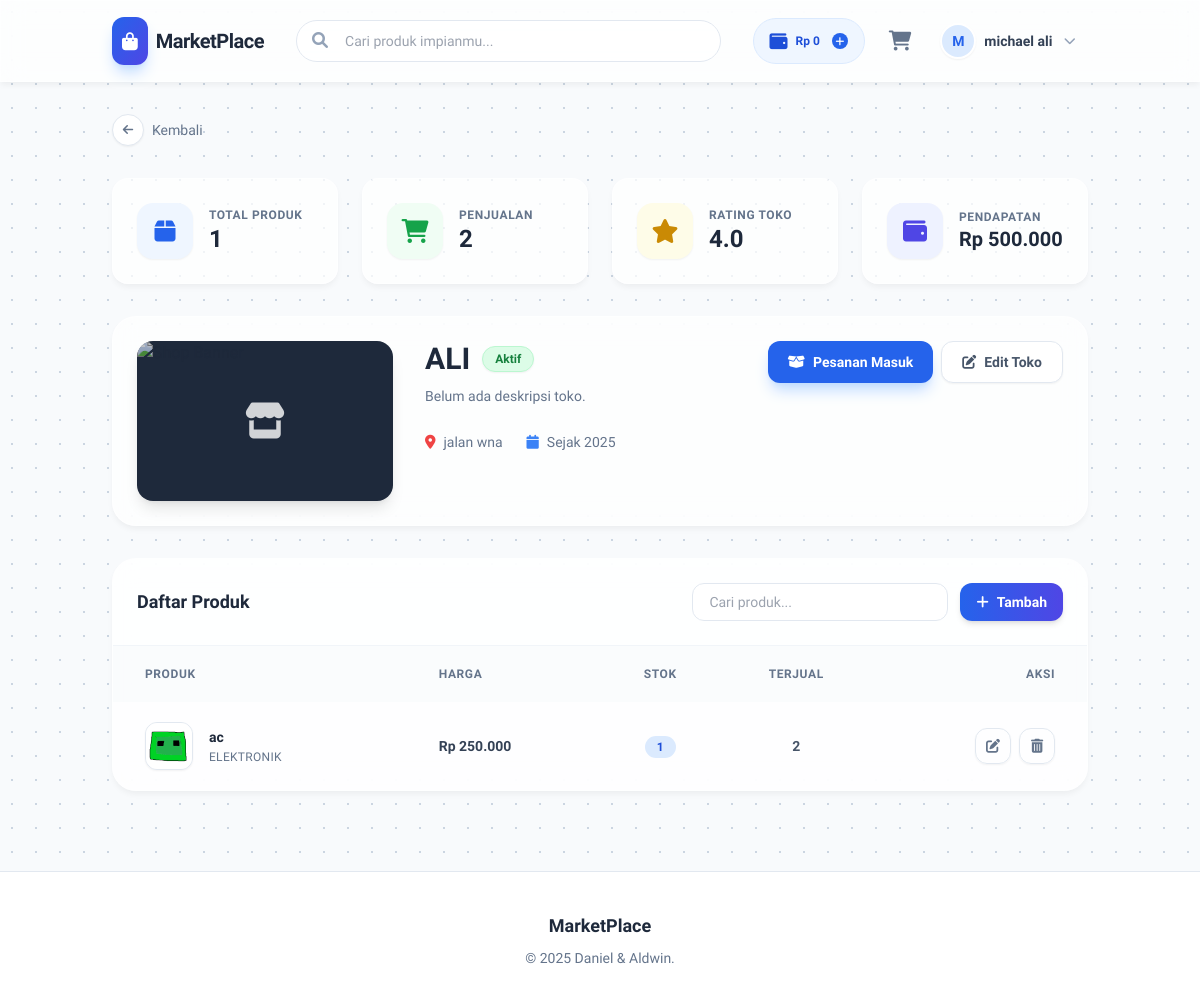
Page /views/manage_products.php (signed in) on the earlier database version.
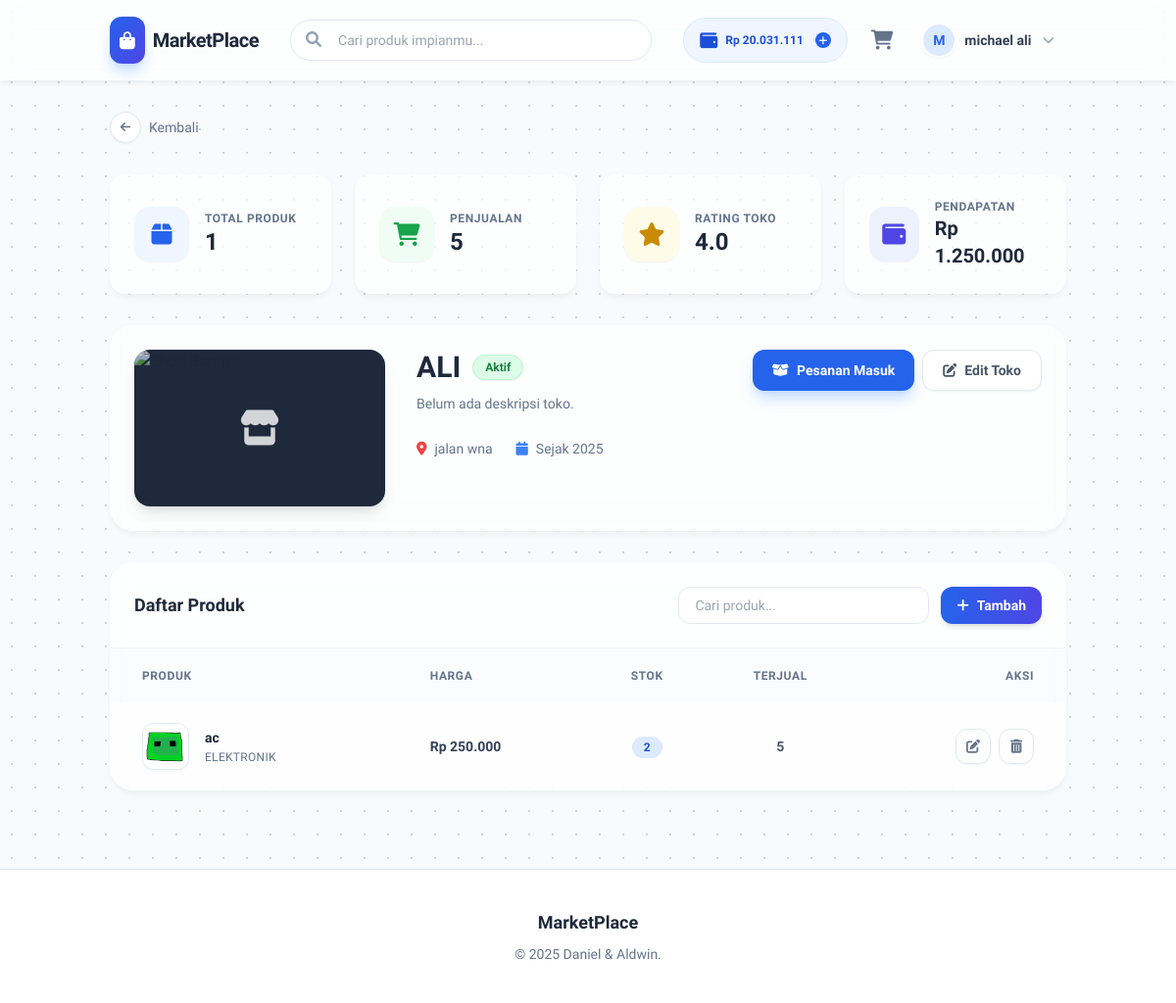
Same page on the later database version.
### tables this page shows
CREATE TABLE `users` (
  `id` int(11) NOT NULL,
  `username` varchar(50) NOT NULL,
  `password` varchar(255) NOT NULL,
  `nama_lengkap` varchar(100) DEFAULT NULL,
  `email` varchar(100) DEFAULT NULL,
  `role` enum('admin','member') DEFAULT 'member',
  `created_at` timestamp NOT NULL DEFAULT current_timestamp(),
  `balance` decimal(15,2) DEFAULT 0.00
);

CREATE TABLE `products` (
  `id` int(11) NOT NULL,
  `shop_id` int(11) NOT NULL,
  `category_id` int(11) NOT NULL,
  `nama_produk` varchar(100) NOT NULL,
  `deskripsi` text DEFAULT NULL,
  `harga` decimal(10,2) NOT NULL,
  `stok` int(11) NOT NULL,
  `gambar` varchar(255) DEFAULT NULL,
  `created_at` timestamp NOT NULL DEFAULT current_timestamp(),
  `terjual` int(11) DEFAULT 0
);

CREATE TABLE `categories` (
  `id` int(11) NOT NULL,
  `nama_kategori` varchar(50) NOT NULL
);

### Controllers/ProductController.php (called while the page is built, shortened)
<?php
require_once '../config/Database.php';
class ProductController {
    private $conn;
    private $table = "products";
    public function __construct() {
        $database = new Database();
        $this->conn = $database->getConnection();
    }
    public function getProductsByShop($shopId) {
        $query = "SELECT p.*, c.nama_kategori,
                  (SELECT COALESCE(SUM(oi.quantity), 0) FROM order_items oi WHERE oi.product_id = p.id) as terjual
                  FROM " . $this->table . " p
                  JOIN categories c ON p.category_id = c.id
                  WHERE p.shop_id = :shop_id
                  ORDER BY p.created_at DESC";
        $stmt = $this->conn->prepare($query);
        $stmt->bindParam(':shop_id', $shopId);
        $stmt->execute();
        return $stmt->fetchAll(PDO::FETCH_ASSOC);
    }
    public function getShopStats($shopId) {
        $query = "SELECT SUM(oi.subtotal) as total_revenue, SUM(oi.quantity) as total_sold
                  FROM order_items oi
                  JOIN products p ON oi.product_id = p.id
                  JOIN orders o ON oi.order_id = o.id
                  WHERE p.shop_id = :shop_id AND o.status IN ('paid', 'shipped', 'completed')";
        $stmt = $this->conn->prepare($query);
        $stmt->bindParam(':shop_id', $shopId);
        $stmt->execute();
        $result = $stmt->fetch(PDO::FETCH_ASSOC);
        $queryRating = "SELECT AVG(r.rating) as avg_rating FROM product_reviews r JOIN products p ON r.product_id = p.id WHERE p.shop_id = :shop_id";
        $stmtRating = $this->conn->prepare($queryRating);
        $stmtRating->bindParam(':shop_id', $shopId);
        $stmtRating->execute();
        $ratingResult = $stmtRating->fetch(PDO::FETCH_ASSOC);
        return ['revenue' => $result['total_revenue'] ?? 0, 'sold' => $result['total_sold'] ?? 0, 'rating' => $ratingResult['avg_rating'] ?? 0];
    }
}
?>

### config/Database.php (called while the page is built, shortened)
<?php
class Database {
    private $host = "localhost";
    private $db_name = "db_toko_online";
    private $username = "root";
    private $password = "";
    public function getConnection() {
        $this->conn = null;
        try {
            $this->conn = new PDO("mysql:host=" . $this->host . ";dbname=" . $this->db_name, $this->username, $this->password);
            $this->conn->setAttribute(PDO::ATTR_ERRMODE, PDO::ERRMODE_EXCEPTION);
        } catch(PDOException $exception) {
            die(json_encode(['status' => 'error', 'message' => 'Database Error: ' . $exception->getMessage()]));
        }
        return $this->conn;
    }
}
?>

### Views/manage_products.php (the view, shortened to what the changed rows need)
<?php
require_once '../config/Database.php';
require_once '../Controllers/ProductController.php';
$db = (new Database())->getConnection();
$stmt = $db->prepare("SELECT * FROM shops WHERE user_id = ?");
$stmt->execute([$_SESSION['user_id']]);
$shop = $stmt->fetch(PDO::FETCH_ASSOC);
$productController = new ProductController();
$products = $productController->getProductsByShop($shop['id']);
$stats = $productController->getShopStats($shop['id']);
$total_penjualan = $stats['sold'];
$total_pendapatan = $stats['revenue'];
$user_id = $_SESSION['user_id'];
$stmt_bal = $db->prepare("SELECT balance FROM users WHERE id = ?");
$stmt_bal->execute([$user_id]);
$nav_balance = $stmt_bal->fetchColumn() ?: 0;
?>
<!DOCTYPE html>
<html lang="id">
<head>
    <script src="https://cdn.tailwindcss.com"></script>
    <link rel="stylesheet" href="https://cdnjs.cloudflare.com/ajax/libs/font-awesome/6.0.0/css/all.min.css">
    <link rel="stylesheet" href="../assets/css/style.css">
</head>
<body class="text-slate-800 bg-slate-50">
    <nav class="glass sticky top-0 z-50 transition-all duration-300">
        <div class="container mx-auto px-4 sm:px-6 h-20 flex items-center justify-between gap-4">
            <div class="flex items-center gap-4 flex-shrink-0">
                <button onclick="openTopUp()" class="hidden md:flex items-center gap-2 bg-blue-50 hover:bg-blue-100 text-blue-700 px-4 py-2 rounded-full transition font-bold text-xs border border-blue-100 group">
                    <i class="fas fa-wallet text-lg group-hover:scale-110 transition"></i>
                    <span>Rp <?php echo number_format($nav_balance, 0, ',', '.'); ?></span>
                    <div class="w-4 h-4 bg-blue-600 text-white rounded-full flex items-center justify-center text-[10px] ml-1"><i class="fas fa-plus"></i></div>
                </button>
            </div>
        </div>
    </nav>
    <div class="container mx-auto px-4 sm:px-6 py-8 space-y-8">
        <div class="grid grid-cols-1 md:grid-cols-4 gap-6 animate-enter">
            <div class="glass p-6 rounded-2xl flex items-center gap-4 transition hover:-translate-y-1">
                <div><p class="text-slate-500 text-xs font-bold uppercase tracking-wider">Penjualan</p><h3 class="text-2xl font-extrabold text-slate-800"><?php echo number_format($total_penjualan); ?></h3></div>
            </div>
            <div class="glass p-6 rounded-2xl flex items-center gap-4 transition hover:-translate-y-1">
                <div><p class="text-slate-500 text-xs font-bold uppercase tracking-wider">Pendapatan</p><h3 class="text-xl font-extrabold text-slate-800">Rp <?php echo number_format($total_pendapatan, 0, ',', '.'); ?></h3></div>
            </div>
        </div>
        <div class="glass rounded-3xl p-6 relative overflow-hidden animate-enter" style="animation-delay: 0.1s">
            <div class="flex flex-col md:flex-row gap-8 items-start relative z-10">
                <div class="flex-1">
                    <div class="flex items-center gap-3 mb-2">
                        <h2 class="text-3xl font-bold text-slate-800"><?php echo htmlspecialchars($shop['nama_toko']); ?></h2>
                    </div>
                </div>
            </div>
        </div>
        <div class="glass rounded-3xl overflow-hidden animate-enter" style="animation-delay: 0.2s">
            <div class="overflow-x-auto">
                <table class="w-full text-left">
                    <thead class="bg-slate-50/50 text-slate-500 text-xs uppercase font-bold tracking-wider">
                        <tr>
                            <th class="p-5 pl-8">Produk</th>
                            <th class="p-5">Harga</th>
                            <th class="p-5 text-center">Stok</th>
                            <th class="p-5 text-center">Terjual</th>
                            <th class="p-5 text-right pr-8">Aksi</th>
                        </tr>
                    </thead>
                    <tbody class="divide-y divide-slate-100 text-sm text-slate-700 bg-white/30">
                        <?php foreach($products as $p): ?>
                        <tr class="hover:bg-white/60 transition">
                            <td class="p-5 pl-8">
                                <div class="flex items-center gap-4">
                                    <div class="w-12 h-12 rounded-xl overflow-hidden bg-slate-100 border border-slate-200 shadow-sm">
                                        <img src="../assets/images/<?php echo $p['gambar']; ?>" class="w-full h-full object-cover">
                                    </div>
                                    <div>
                                        <div class="font-bold text-slate-800"><?php echo htmlspecialchars($p['nama_produk']); ?></div>
                                        <div class="text-xs text-slate-500 mt-0.5 uppercase tracking-wide"><?php echo htmlspecialchars($p['nama_kategori']); ?></div>
                                    </div>
                                </div>
                            </td>
                            <td class="p-5 font-bold">Rp <?php echo number_format($p['harga'], 0, ',', '.'); ?></td>
                            <td class="p-5 text-center"><span class="bg-blue-100 text-blue-700 text-xs font-bold px-3 py-1 rounded-full"><?php echo $p['stok']; ?></span></td>
                            <td class="p-5 text-center font-bold text-slate-600"><?php echo $p['terjual']; ?></td>
                            <td class="p-5 text-right pr-8">
                                <div class="flex justify-end gap-2">
                                    <button onclick="openEditModal(<?php echo $p['id']; ?>)" class="w-9 h-9 flex items-center justify-center rounded-xl border border-slate-200 text-slate-500 hover:bg-white hover:text-orange-500 transition shadow-sm"><i class="fas fa-edit"></i></button>
                                    <button onclick="deleteProduct(<?php echo $p['id']; ?>)" class="w-9 h-9 flex items-center justify-center rounded-xl border border-slate-200 text-slate-500 hover:bg-white hover:text-red-500 transition shadow-sm"><i class="fas fa-trash-alt"></i></button>
                                </div>
                            </td>
                        </tr>
                        <?php endforeach; ?>
                    </tbody>
                </table>
            </div>
        </div>
    </div>
</body>
</html>

Differences in the rows shown:
changed users: balance "0" → "20.031.111"
changed products "ac": stok "1" → "2"; terjual "2" → "5"
Other differences:
$total_penjualan: "2" → "5"
$total_pendapatan: "500.000" → "1.250.000"
